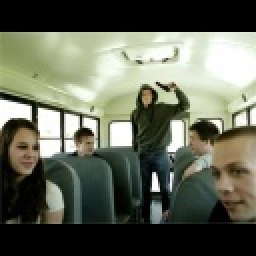
#> input picture testing_folder/00054_gun_wielder.jpg, 128 x 128 px (shown 2 times larger)
$ python padding_test.py
#> lines starting #> are read from the running program, lines starting #| are printed output that depends on the picture
import numpy as np

import cv2

image_batch = []

image_path = "00054_gun_wielder.jpg"

for i in range(4):
	image_batch.append(cv2.imread(image_path))

image_batch = np.array(image_batch)

image_array_shape = image_batch.shape
#> image_array_shape = (4, 128, 128, 3)

if(len(image_array_shape) == 4):
    image_shape = image_array_shape[1:]
#> image_shape = (128, 128, 3)
else:
    image_shape = image_array_shape

min_height = 139
min_width = 139

target_shape = (max(min_height,image_shape[0]),max(min_width,image_shape[1]),image_shape[2])
#> target_shape = (139, 139, 3)

shape_difference = (np.array(target_shape) - np.array(image_shape))
#> shape_difference = [11, 11, 0]

print(shape_difference)
#| [11 11  0]

cv2_image = image_batch[0]
#> cv2_image is the input picture: shape (128, 128, 3); mean B, G, R 88.4, 103.3, 99.7
cv2.imshow("image 0",cv2_image)
cv2.waitKey(0)
cv2.destroyAllWindows()

add_top = int(shape_difference[0]/2)
#> add_top = 5
add_bottom = shape_difference[0] - add_top
#> add_bottom = 6

add_left = int(shape_difference[1]/2)
add_right = shape_difference[1] - add_left

image_batch = np.pad(image_batch,((0,0),(add_top,add_bottom),(add_left,add_right),(0,0)), mode='constant', constant_values=0)

print(image_batch.shape)
#| (4, 139, 139, 3)


cv2_image = image_batch[0]
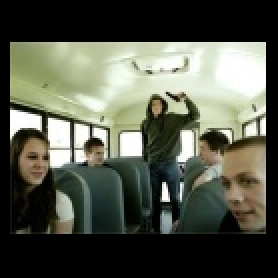
#> cv2_image: shape (139, 139, 3) (shown 2 times larger); mean of channels 0, 1, 2 74.9, 87.6, 84.5; drawn as B, G, R
cv2.imshow("image 0",cv2_image)
cv2.waitKey(0)
cv2.destroyAllWindows()
